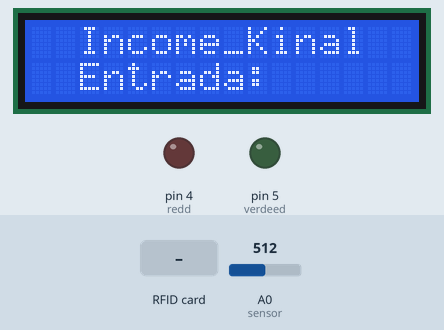
The sketch below on a simulated Arduino Uno, built with avr-gcc and run on an emulated ATmega328P. Shown: 16×2 character LCD, output pins drawn as LEDs (lit = HIGH). Inputs (shaded band) come from the test bench; at power-on: A0 (sensor) = 512. The local clock reads 2024-03-15 10:24:30 at power-on unless the sketch sets it; pins used as bus, display or sensor lines are not drawn; what the sketch prints to the serial monitor is not drawn.

Above: at 1.3 s.
1.4 s: RFID card C3 01 2D 0E held to the reader
At 2.8 s:
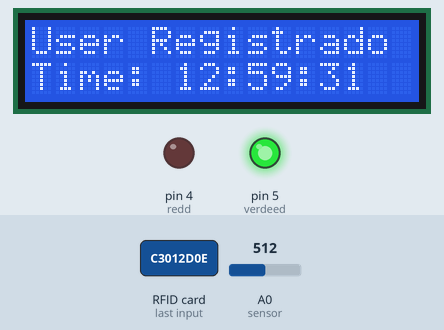
At 4.5 s:
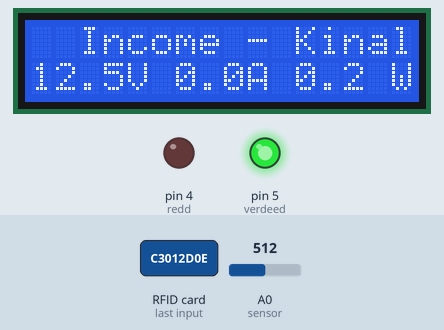
Timing chart, 0 to 10.4 s (numbered marks = the images above; inputs shaded):
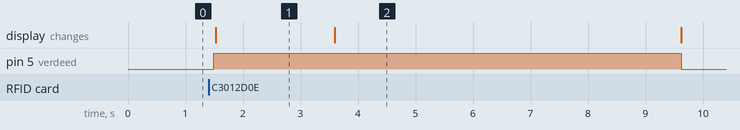

Measured:
- after the input at 1.4 s, pin 5 (verdeed): LOW → HIGH after 0.09 s, → LOW 8.1 s later; the display: changes after 0.12 s (image 1)
- what the display in image 1 shows lasts 2.1 s, from 1.5 s to 3.6 s

The sketch:

Practica_7_Final.ino
```cpp
/*
 * Fundacion Kinal
 * centro educativo laboral kinal
 * Electronica
 * Quinto
 * A
 * taller de electronica digital reparacion en computadoras
 * javier ricardo vivar sanchez
 * Eliezer Corado
 * 2019585
 * 2018
 * Practica 7
 */
#include <LiquidCrystal_I2C.h>
#include <Wire.h>
#include <MFRC522.h>
#include <SPI.h>
#include <RTClib.h>


#define LCD_DNIJV 0x26
#define fls 2
#define cols 16
#define verdeed 5
#define redd 4
#define RSTP 9
#define SSP 10


float sensibili=0.185;
int sens = A1;

LiquidCrystal_I2C LCD(LCD_DNIJV, cols, fls);
MFRC522 RFID(SSP, RSTP);
RTC_DS3231 rtc;


void valLCD(void);
void Usuario(void);
void Persona_incorrecta(void);

void setup() {
Serial.begin(9600);
LCD.init();
LCD.backlight();
Wire.begin();
rtc.begin();
SPI.begin();
RFID.PCD_Init();// Activa el MFRC522
Serial.println("Ingrese su Identificación");
Serial.println();
Serial.println("- - - - - - - - - - - - - - - - - -");
pinMode(verdeed,OUTPUT);
pinMode(redd,OUTPUT);

// 1 de Agosto del 2023, 12:59 pm
rtc.adjust(DateTime(2023, 8, 1, 12, 59, 30));
}

void loop() {
LCD.setCursor(0,0);
LCD.print("  Income_Kinal  ");
LCD.setCursor(0,1);
LCD.print("  Entrada:   ");
digitalWrite(redd, LOW); // El led inicia apagado
digitalWrite(verdeed,LOW); // El led inicia apagado

 // Acceso para nuevas tarjeras
  if ( ! RFID.PICC_IsNewCardPresent())
  {
    return;
  }
  // Selecciona una de las tarjetas
  if ( ! RFID.PICC_ReadCardSerial())
  {
    return;
  }
  // Muestra el UID sobre el Monitor Serial
  Serial.print("UID tag :");
  String content= "";
  byte letter;
  for (byte i = 0; i < RFID.uid.size; i++)
  {
     Serial.print(RFID.uid.uidByte[i] < 0x10 ? " 0" : " ");
     Serial.print(RFID.uid.uidByte[i], HEX);
     content.concat(String(RFID.uid.uidByte[i] < 0x10 ? " 0" : " "));
     content.concat(String(RFID.uid.uidByte[i], HEX));
  }
  Serial.println();
  Serial.println("- - - - - - - - - - - - - - - - - -");
  Serial.print("Mensaje: ");
  content.toUpperCase();
  if (content.substring(1) == "C3 01 2D 0E") // si el No. de tarjeta es el correcto, realiza lo siguiente:
  {
  Serial.println("Acceso Permitido");
  Serial.println("- - - - - - - - - - - - - - - - - -");
  digitalWrite(verdeed, HIGH);
  digitalWrite(redd,LOW);
  Usuario(); // funcion que contiene las instrucciones para confirmar que el usuario es correcto
  delay(2000); // se mantiene el mensaje por 2 segundos
  valLCD(); // muestra en la LCD los valores
  delay(6000); // se mantiene el mensaje por 6 segundos
  }
  else if (content.substring(1) != "C3 01 2D 0E"){
    Serial.println("Acceso Denegado");
    Serial.println("- - - - - - - - - - - - - - - - - -");
  digitalWrite(redd, HIGH);
  digitalWrite(verdeed,LOW);
 Persona_incorrecta(); //funcion que indica que es el usuario incorrecto
  delay(1500);
  }
}

void valLCD(void){ // funcion que muestra los valores de V, C, P

// Valores de voltaje
float voltaje =  (float)25*analogRead(A1)/1023;//operacion para sacar el valor de voltaje

// Valores de corriente
float corriente = get_corriente(200);

// Valores de potencia
 float potencia = corriente * voltaje;

LCD.clear();
LCD.setCursor(0,0);
LCD.print("  Income - Kinal  ");
LCD.setCursor(0,1);
LCD.print(voltaje,1);
LCD.setCursor(4,1);
LCD.print("V");
LCD.setCursor(6,1);
LCD.print(corriente, 1);
LCD.setCursor(9,1);
LCD.print("A");
LCD.setCursor(11,1);
LCD.print(potencia, 1);
LCD.setCursor(15,1);
LCD.print("W");
}

void Usuario(){ // funcion que confirma si el usuario registrado es correcto
DateTime now = rtc.now();
LCD.clear();
LCD.setCursor(0,0);
LCD.print("User Registrado");
LCD.setCursor(0,1);
LCD.print("Time:");
LCD.setCursor(5,1);
LCD.print(" ");
LCD.print(now.hour(), DEC);
LCD.print(':');
LCD.print(now.minute(), DEC);
LCD.print(':');
LCD.print(now.second(), DEC);
}

void Persona_incorrecta(){ // funcion que confirma si el usuario registrado es incorrecto
LCD.clear();
LCD.setCursor(0,0);
LCD.print("  EEGSA - Kinal  ");
LCD.setCursor(0,1);
LCD.print("Usuario_invalido");
}

float get_corriente(int n_muestras) // funcion que acompana la formula para obtener el valor de corriente
{
  float voltajeSensor;
  float CURRENT=0;
  for(int i=0;i<n_muestras;i++)
  {
    voltajeSensor = analogRead(A0) * (5.0 / 1023.0);//lectura del sensor
    CURRENT=CURRENT+(voltajeSensor-2.5)/sensibili; //Ecuación  para obtener la corriente
  }
  CURRENT=CURRENT/n_muestras;
  return(CURRENT);
}
```
